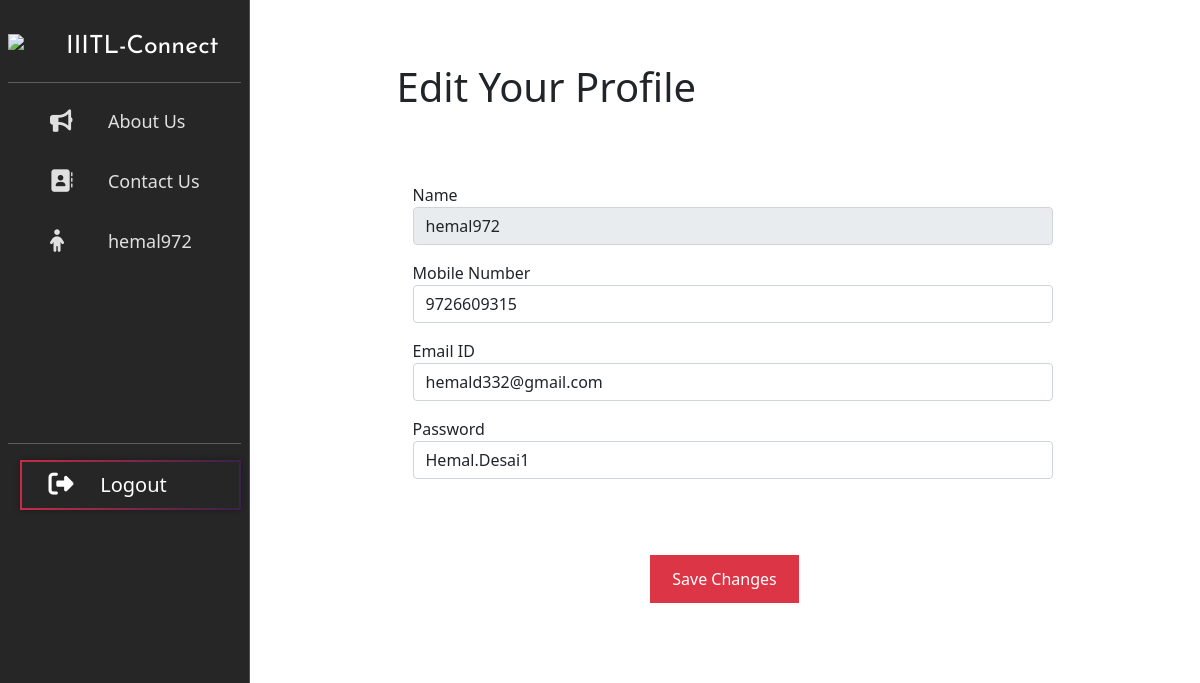
The app's page /profile/ (signed in), older data.
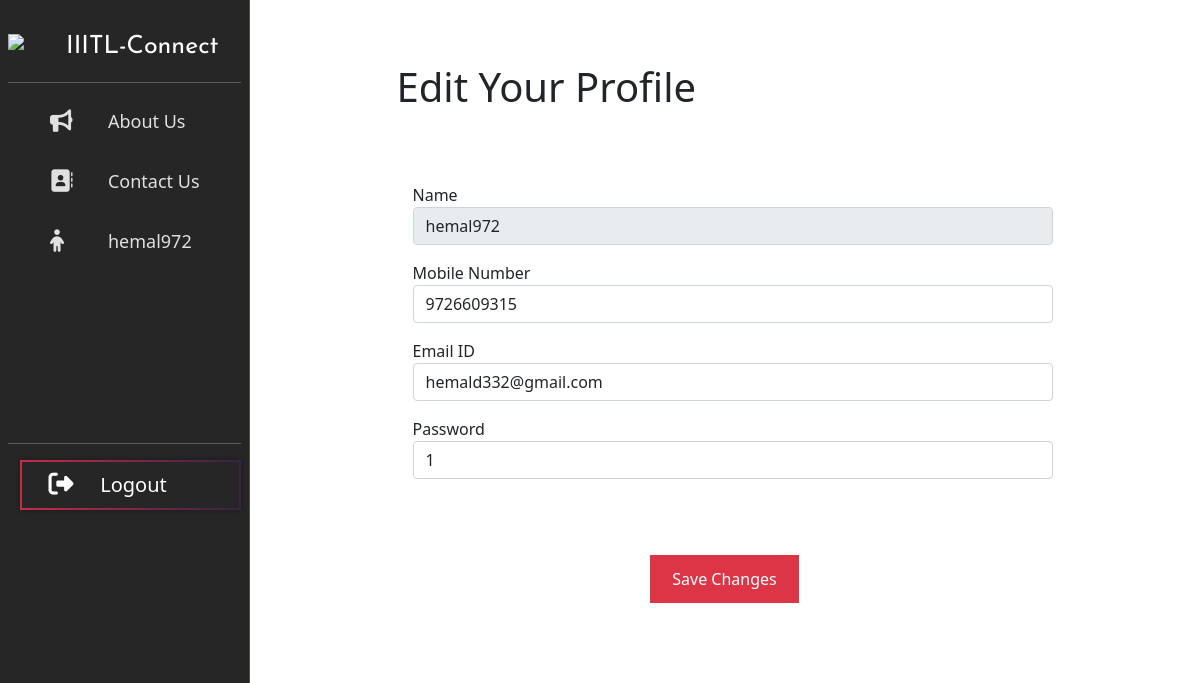
The same page, newer data.
### accounts/models.py (models this page shows)
class Accounts(models.Model):
    user_name = models.CharField(max_length=25, primary_key=True)
    email = models.EmailField(unique=True)
    phone_num = models.BigIntegerField()
    password = models.CharField(max_length=25)

### accounts/views.py (the view)
# urls.py: path('profile/', views.profile, name='profile'),
def profile(request):
    if request.method == 'POST':
        account = Accounts.objects.get(user_name=request.session['uid'])
        account_form = Accountforms(request.POST, instance=account)
        if account_form.is_valid():
            account_form.save()
    account = Accounts.objects.filter(user_name=request.session['uid'])
    context = {'account': account[0], 'username': request.session['uid']}
    return render(request, 'accounts/profile.html', context)

### templates/accounts/profile.html (shortened to what this page needs)
{% extends 'common/base_navbar.html' %}
{% load static %}
{% block content %}
<div class="container rounded bg-white mt-5 mb-5">
    <h1>Edit Your Profile</h1>
    <div class="row"><br /><br /><br />
        <div class="col-md-5 border-right">
            <div class="p-3 py-5">
                <form method="POST" action="{% url 'profile' %}">
                    <div class="row mt-3">
                        <div class="col-md-12"><label class="labels">Name</label><input style="width:40rem;" type="text"
                                class="form-control" value={{account.user_name}} name="user_name" readonly></div>
                    </div>
                    <div class="row mt-3">
                        <div class="col-md-12"><label class="labels">Mobile Number</label><input style="width:40rem;"
                                type="text" class="form-control" value={{account.phone_num}} name="phone_num"></div>
                    </div>
                    <div class="row mt-3">
                        <div class="col-md-12"><label class="labels">Email ID</label><input style="width:40rem;"
                                type="text" class="form-control" value={{account.email}} name="email"></div>
                    </div>
                    <div class="row mt-3">
                        <div class="col-md-12"><label class="labels">Password</label><input style="width:40rem;"
                                type="text" class="form-control" value={{account.password}} name="password"></div>
                    </div>
                    <br />
                    <div style="width:39rem;" class="mt-5 text-center"><button class="button button1" type="submit">Save
                            Changes</button></div>
                </form>
            </div>
        </div>
    </div>
</div>
{% endblock %}

### templates/common/base_navbar.html (shortened to what this page needs)
<!doctype html>
<head>
  <link href="https://cdn.jsdelivr.net/npm/bootstrap@5.0.2/dist/css/bootstrap.min.css" rel="stylesheet"
>
</head>
<body>
  <div id="wrapper">
    <div id="sidebar-wrapper"  style="width:250px;">
      <div class="d-flex flex-column flex-shrink-0 p-2 text-white" style="width:100%;">
        <a href="/" class="d-flex align-items-center mb-2 mb-md-0 me-md-auto text-white text-decoration-none"
          style="margin-top:20px;;font-size:25px;font-family: 'Josefin Sans', sans-serif;">
          <img src="https://i.ibb.co/Km4jNLJ/logo.png" style="margin-bottom: 10px;width:50px; margin-right:8px;">
            IIITL-Connect
        </a>
        <hr>
        <ul class="sidebar-nav flex-column mb-auto">
          <li>
            <a href="{% url 'about' %}">
              <i class="w-25 fas fa-bullhorn fa-lg me-3" aria-hidden="true"></i>
              About Us
            </a>
          </li>
          <li>
            <a href="{% url 'contact' %}">
              <i class="w-25 fas fa-address-book fa-lg me-3" aria-hidden="true"></i>
              Contact Us
            </a>
          </li>
          <li>
            <a href="{% url 'profile' %}">
              <i class="w-25 fas fa-child fa-lg me-3" aria-hidden="true"></i>
              {{username}}
            </a>
          </li>
        </ul>
        <br/><br/><br/><br/><br/><br/>
        <hr>
        <div>
          <ul>
            <a href="{% url 'logout' %}" class=" btn btn-lg  btn-block text-white d-grid d-flex align-items-center mb-2" style="margin-left:-10%;border:2px solid whitesmoke; box-shadow: 0 0 5px black;border-image: linear-gradient(to right, #c31432, #240b36) 1;  ">
              <i class="w-25 fas fa-sign-out-alt fa-lg me-3" aria-hidden="true"></i>
              Logout
            </a>
          </ul>
        </div>
      </div>
    </div>
    <div id="content-wrapper">
      <div class="container-fluid">
        <div class="row">
          <div class="col-lg-12">
            <div class="row mx-auto">
              <div class="container-fluid">
  <div class="row">
    <div class="col d-flex justify-content-center" id="cards">
      <div class="row mx-auto">
        {% block content %}
    {% endblock %}
            </div>
          </div>
        </div>
      </div>
    </div>
  </div>
  </div>
</body>

Row changes from the older to the newer data that the page shows:
changed Accounts "hemal972": password "Hemal.Desai1" → "1"
